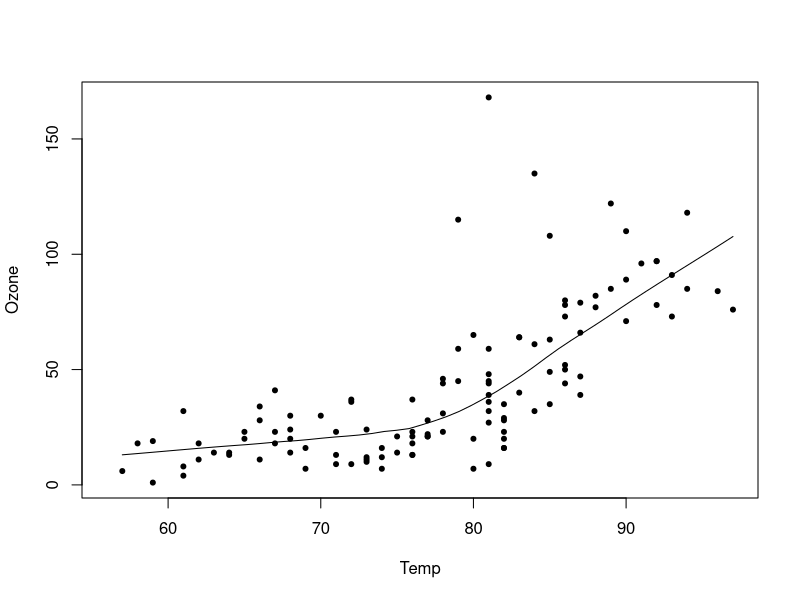
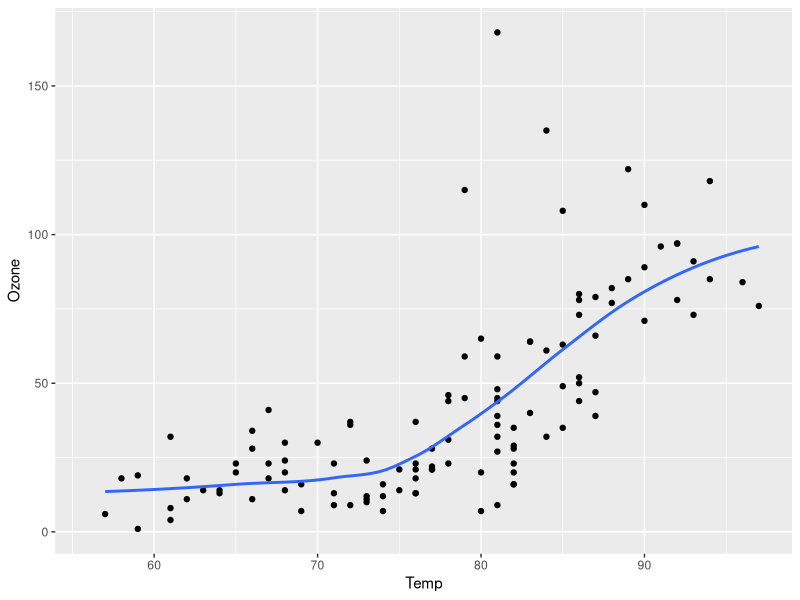
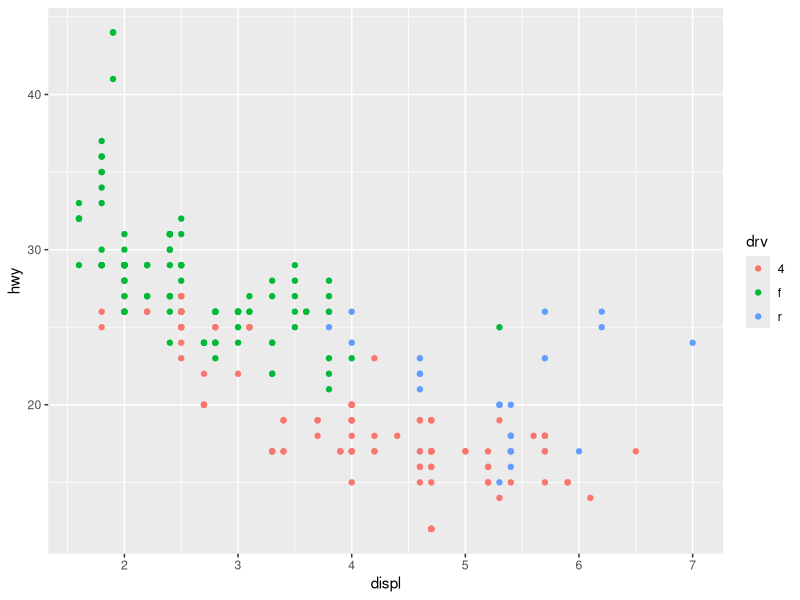
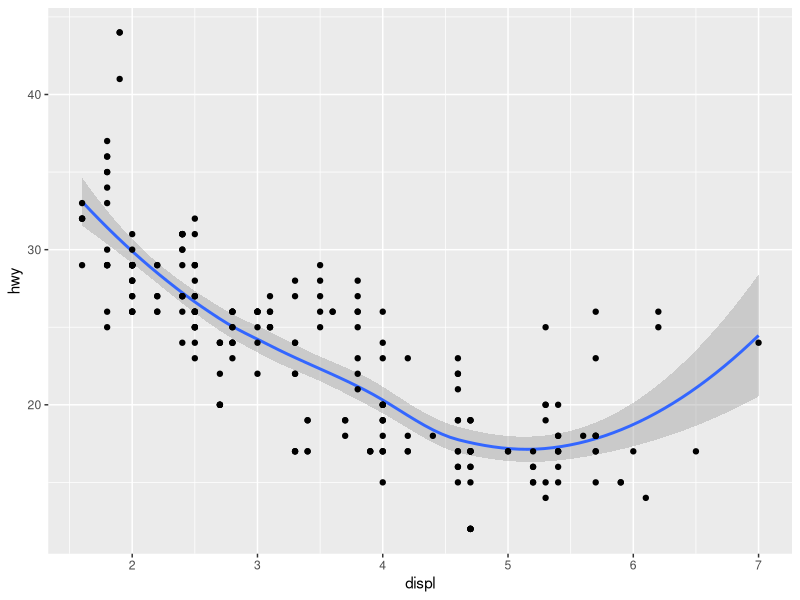
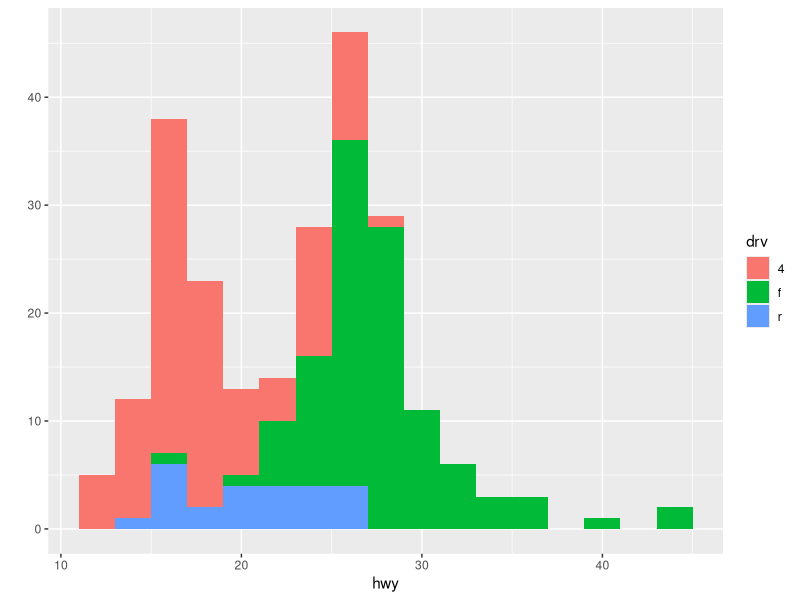
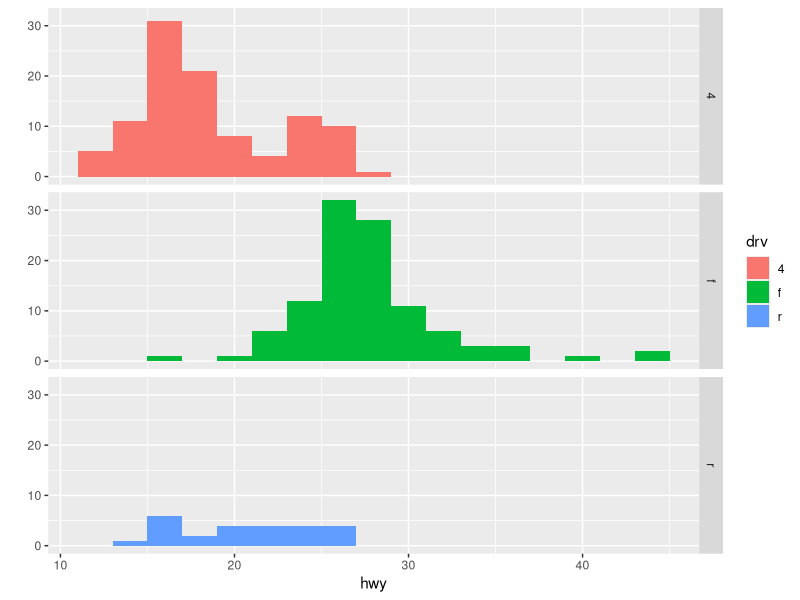
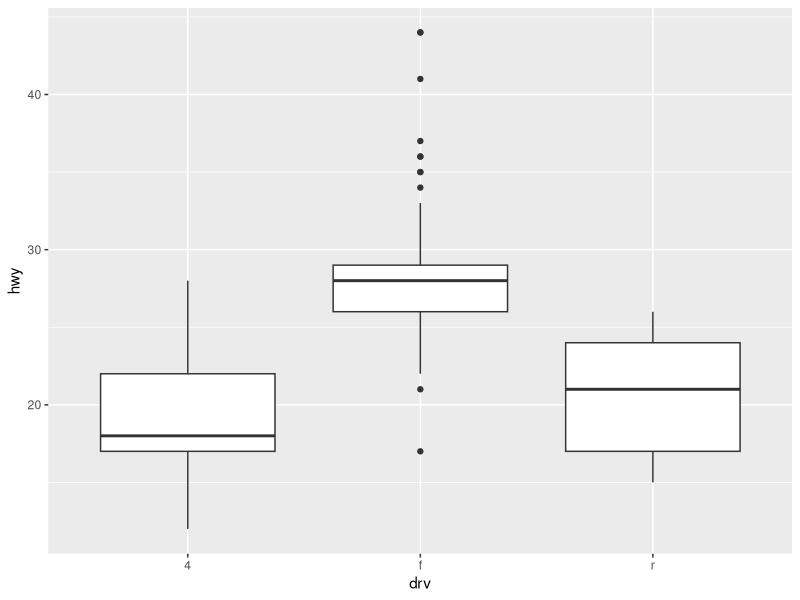
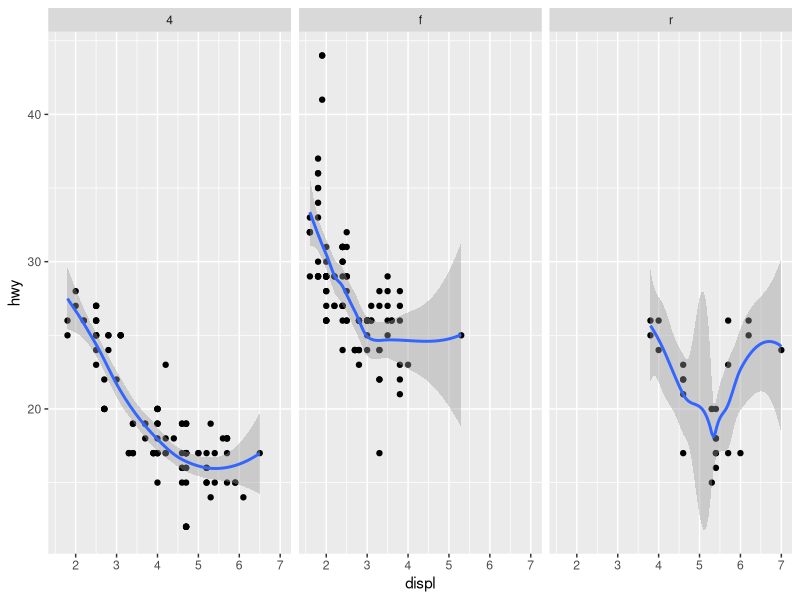

The R script that drew these images, in order:
# This is the continuation to exploratory analysis in r
install.packages("ggplot2")
library(ggplot2)


with(data = airquality, { ## Draws a graph with temperature and ozone 
  plot(Temp, Ozone, col = "black", pch = 20)
  lines(loess.smooth(x = Temp, y = Ozone))  
})

ggplot(data = airquality, aes(Temp, Ozone)) + ## Draws the same graph using ggplot package
          ## Necessary for drawing points and smooth line
          geom_point() + geom_smooth(method = "loess", se = FALSE)

# Using qplot function in the ggplot2 package 
data(mpg)
qplot(x = displ, y = hwy, data = mpg, color = drv) ## Drawing a scatterplot and Indicating different drv
qplot(x = displ, y = hwy, data = mpg, geom = c("smooth","point")) ## Using geom in qplot (should use point when overlaying smooth)
qplot(x = hwy, data = mpg, fill = drv, binwidth = 2) ## Draws a histogram
qplot(x = hwy, data = mpg, facets = drv ~., binwidth = 2, fill = drv) ## Separate the histogram by drv (Separating by Row)
qplot(x = drv, y = hwy, data = mpg, geom = "boxplot") ## Draws a boxplot     
qplot(x = displ, y = hwy, data = mpg, facets = .~drv) + geom_smooth()
       
# Using ggplot function
maacs <- read.csv(file = "data/bmi_pm25_no2_sim.csv")
g <- ggplot(data = maacs, mapping = aes(x = logpm25, y = NocturnalSympt)) ## Setup a plot parameter
g + geom_point() + geom_smooth(method = "lm") + facet_grid(.~bmicat) ## Draw scatterpoint + smooth line + separate the graph by factor

g + geom_point(color = "steelblue", size = 4, alpha = 0.2) ## Geompoint properties
g + geom_point(aes(color = bmicat), size = 4, alpha = 0.3) + ## Add legends to the plot
    labs(title = "MAACS Cohort") +
    labs(x = expression("log " * PM[2.5]), y = "Nocturnal Symptoms")
g + geom_point(aes(color = bmicat)) + theme_bw(base_family = "Times")
